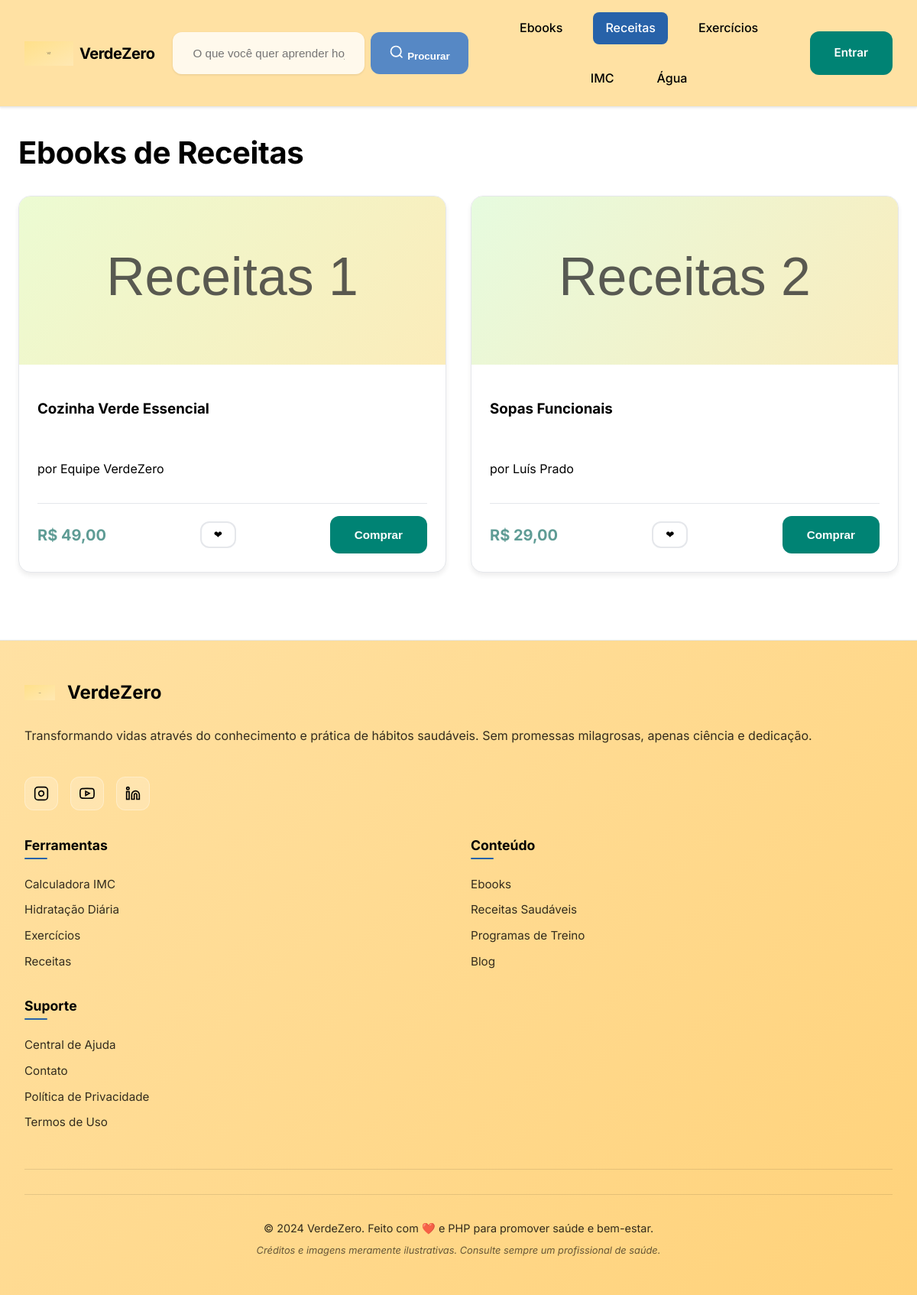
Screenshot of /receitas.php with the database file from the repository.
### tables this page shows
CREATE TABLE IF NOT EXISTS ebooks (
  id INT AUTO_INCREMENT PRIMARY KEY,
  title VARCHAR(200) NOT NULL,
  author VARCHAR(120) NOT NULL,
  price_cents INT NOT NULL DEFAULT 0,
  category ENUM('receitas','exercicios') NOT NULL,
  cover_path VARCHAR(255) NOT NULL,
  featured TINYINT(1) NOT NULL DEFAULT 0,
  promo TINYINT(1) NOT NULL DEFAULT 0,
  created_at TIMESTAMP DEFAULT CURRENT_TIMESTAMP
);

### includes/db.php (called while the page is built, shortened)
<?php
function db() {
    try {
        $mysqli = new mysqli(DB_HOST, DB_USER, DB_PASS, DB_NAME);
        $mysqli->set_charset('utf8mb4');
        return $mysqli;
    } catch (Throwable $e) {
        return null;
    }
}
function h($str) {
    return htmlspecialchars((string)$str, ENT_QUOTES | ENT_SUBSTITUTE, 'UTF-8');
}
function get_ebooks(?string $category = null): array {
    $conn = db();
    if ($conn) {
        if ($category) {
            $stmt = $conn->prepare('SELECT id, title, author, price_cents, category, cover_path, featured, promo FROM ebooks WHERE category = ? ORDER BY featured DESC, id DESC');
            $stmt->bind_param('s', $category);
        } else {
            $stmt = $conn->prepare('SELECT id, title, author, price_cents, category, cover_path, featured, promo FROM ebooks ORDER BY featured DESC, id DESC');
        }
        $stmt->execute();
        $res = $stmt->get_result();
        $rows = [];
        while ($row = $res->fetch_assoc()) {
            $rows[] = $row;
        }
        return $rows;
    }
    $fallback = [
        ['id'=>1,'title'=>'Cozinha Verde Essencial','author'=>'Equipe VerdeZero','price_cents'=>4900,'category'=>'receitas','cover_path'=>'assets/img/cover_receitas_1.svg','featured'=>1,'promo'=>0],
        ['id'=>2,'title'=>'Treinos para Iniciantes','author'=>'Ana Lima','price_cents'=>3900,'category'=>'exercicios','cover_path'=>'assets/img/cover_exercicios_1.svg','featured'=>1,'promo'=>1],
        ['id'=>3,'title'=>'Sopas Funcionais','author'=>'Luís Prado','price_cents'=>2900,'category'=>'receitas','cover_path'=>'assets/img/cover_receitas_2.svg','featured'=>0,'promo'=>0],
        ['id'=>4,'title'=>'Mobilidade e Alongamento','author'=>'Rafael Souza','price_cents'=>3500,'category'=>'exercicios','cover_path'=>'assets/img/cover_exercicios_2.svg','featured'=>0,'promo'=>0],
    ];
    return $fallback;
}
function cents_to_brl(int $cents): string {
    return 'R$ ' . number_format($cents / 100, 2, ',', '.');
}

### receitas.php (the view)
<?php
require_once __DIR__ . '/includes/header.php';
$ebooks = get_ebooks('receitas');
?>
<section class="vz-page-title"><h1>Ebooks de Receitas</h1></section>
<section class="vz-grid">
<?php foreach ($ebooks as $e): ?>
  <article class="vz-ebook">
    <img src="<?php echo h(BASE_URL . $e['cover_path']); ?>" alt="Capa: <?php echo h($e['title']); ?>">
    <div class="vz-ebook__body">
      <h3><?php echo h($e['title']); ?></h3>
      <p class="vz-meta">por <?php echo h($e['author']); ?></p>
      <div class="vz-ebook__actions">
        <span class="vz-price"><?php echo h(cents_to_brl((int)$e['price_cents'])); ?></span>
        <button class="vz-fav" data-id="<?php echo (int)$e['id']; ?>">❤</button>
        <button class="vz-btn">Comprar</button>
      </div>
    </div>
  </article>
<?php endforeach; ?>
</section>
<?php require_once __DIR__ . '/includes/footer.php'; ?>

### assets/css/style.css (style rules this page uses)
:root { --bg: #FFFFFF; --text: #000000; --btn: #5688C5; --btn2: #008374; --accent: #2762A9; --accent2: #5F9C95; --muted: #f6f7f9; --border: #e5e7eb; --shadow-sm: 0 1px 3px rgba(0, 0, 0, 0.1); --shadow-md: 0 4px 6px rgba(0, 0, 0, 0.07); --shadow-lg: 0 10px 25px rgba(0, 0, 0, 0.1); --shadow-xl: 0 20px 40px rgba(0, 0, 0, 0.1); --radius-sm: 8px; --radius-md: 12px; --radius-lg: 16px; --radius-xl: 24px; --spacing-xs: 8px; --spacing-sm: 16px; --spacing-md: 24px; --spacing-lg: 32px; --spacing-xl: 48px; --spacing-2xl: 64px; }
* { box-sizing: border-box; }
html, body { margin: 0; padding: 0; background: var(--bg); color: var(--text); font-family: 'Inter', 'Segoe UI', system-ui, -apple-system, BlinkMacSystemFont, 'Helvetica Neue', Arial, sans-serif; line-height: 1.6; font-size: 16px; -webkit-font-smoothing: antialiased; -moz-osx-font-smoothing: grayscale; }
img { max-width: 100%; display: block; height: auto; }
.vz-btn { background: var(--btn2); color: #fff; border: 0; border-radius: var(--radius-md); padding: var(--spacing-sm) var(--spacing-lg); cursor: pointer; font-weight: 600; font-size: 0.95rem; transition: all 0.2s ease; display: inline-flex; align-items: center; justify-content: center; gap: var(--spacing-xs); text-align: center; min-height: 44px; }
.vz-grid { display: grid; grid-template-columns: repeat(auto-fit, minmax(300px, 1fr)); gap: var(--spacing-lg); }
.vz-ebook { background: #fff; border: 1px solid var(--border); border-radius: var(--radius-lg); overflow: hidden; box-shadow: var(--shadow-md); display: flex; flex-direction: column; transition: all 0.3s ease; }
.vz-ebook img { height: 220px; object-fit: cover; transition: transform 0.3s ease; }
.vz-ebook__body { padding: var(--spacing-md); display: flex; flex-direction: column; gap: var(--spacing-sm); flex: 1; }
.vz-ebook__actions { display: flex; justify-content: space-between; align-items: center; margin-top: auto; padding-top: var(--spacing-sm); border-top: 1px solid var(--border); }
.vz-fav { border: 2px solid var(--border); background: #fff; border-radius: var(--radius-md); padding: var(--spacing-xs) var(--spacing-sm); cursor: pointer; transition: all 0.2s ease; font-weight: 500; }
.vz-price { font-weight: 700; color: var(--accent2); font-size: 1.25rem; }
.vz-page-title h1 { margin: 4px 0 var(--spacing-md); font-size: 2.5rem; font-weight: 700; color: var(--text); letter-spacing: -0.01em; }
.vz-card, .vz-banner, .vz-ebook { animation: fadeInUp 0.6s ease-out; }
.vz-animate-in { animation: fadeInUp 0.6s ease-out forwards; }

### rows the page displays
ebooks: cover_path (picture), title "Cozinha Verde Essencial", author "Equipe VerdeZero", price_cents "R$ 49,00"
ebooks: cover_path (picture), title "Sopas Funcionais", author "Luís Prado", price_cents "R$ 29,00"
